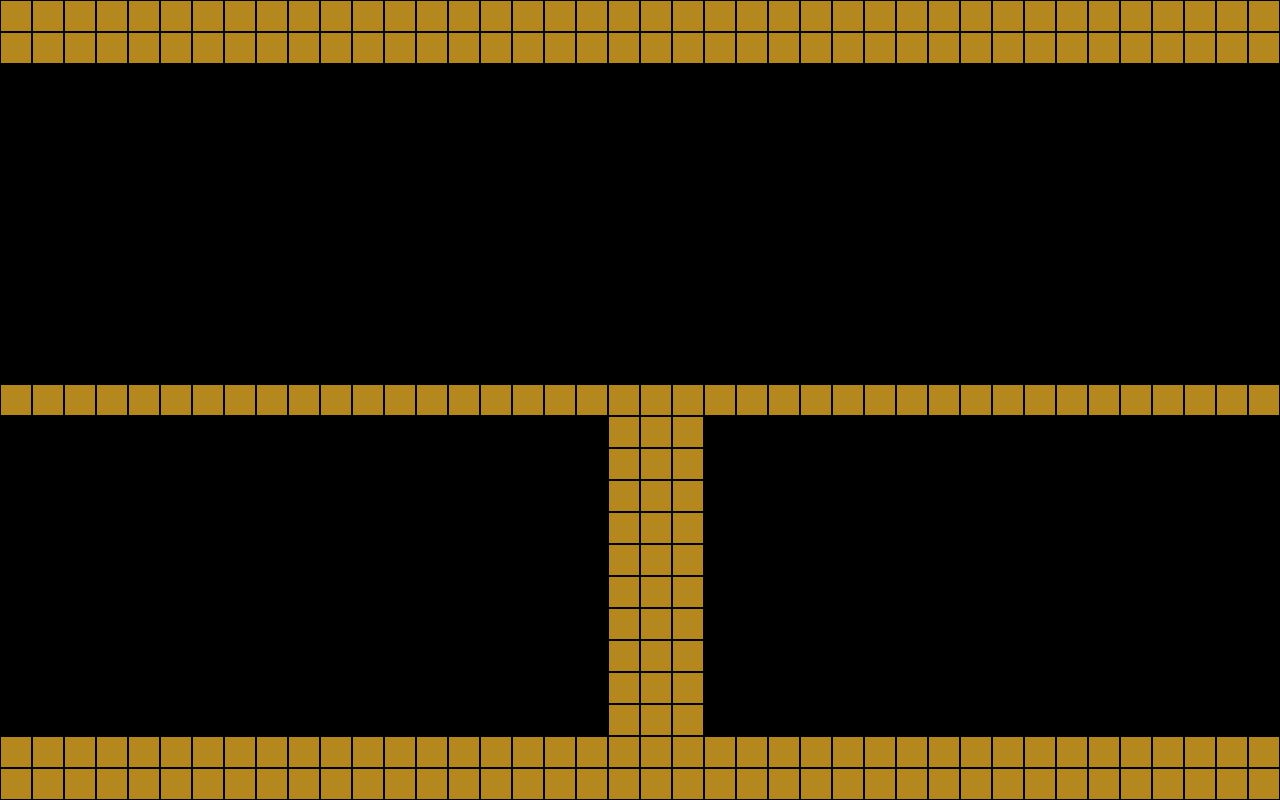

Tiled map render using the project's own tile images. Description and the map definition, with tile-layer contents summarised, below:
An orthogonal 40x25 tile map with 32x32 px tiles, 1 tile layer (Bricks).

<map version="1.0" orientation="orthogonal" renderorder="right-down" width="40" height="25" tilewidth="32" tileheight="32">
 <tileset firstgid="1" name="Bricks" tilewidth="32" tileheight="32">
  <image source="brick.png" width="32" height="32" />
 </tileset>
 <layer name="Bricks" width="40" height="25">
  <data>[1000 cells, 230 non-empty, 1 distinct tile ids]</data>
 </layer>
</map>